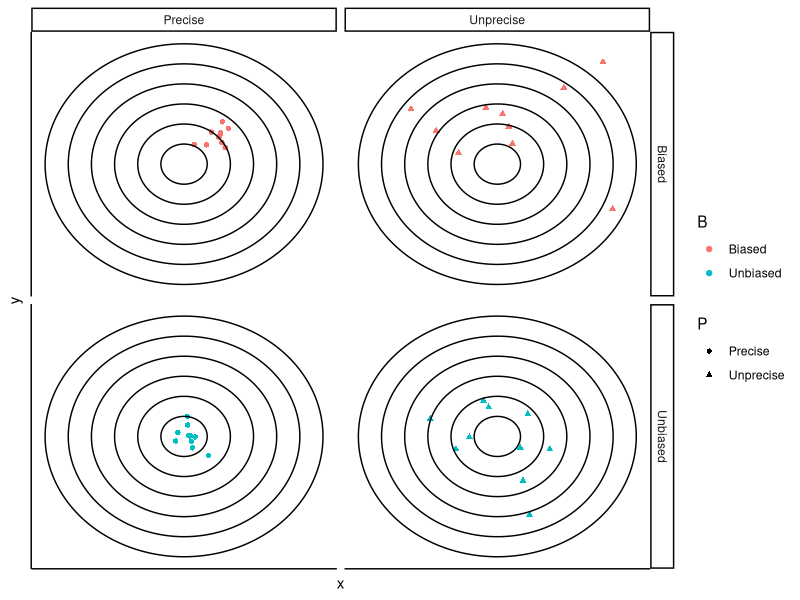
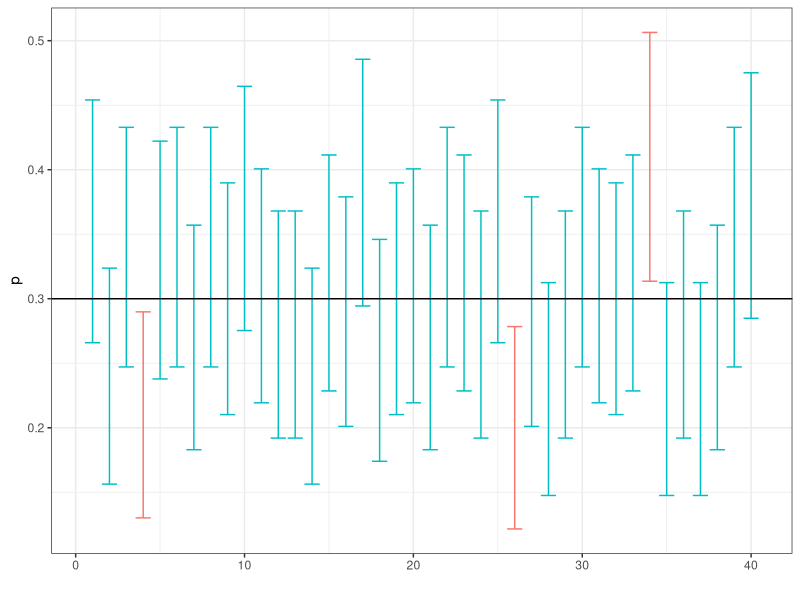
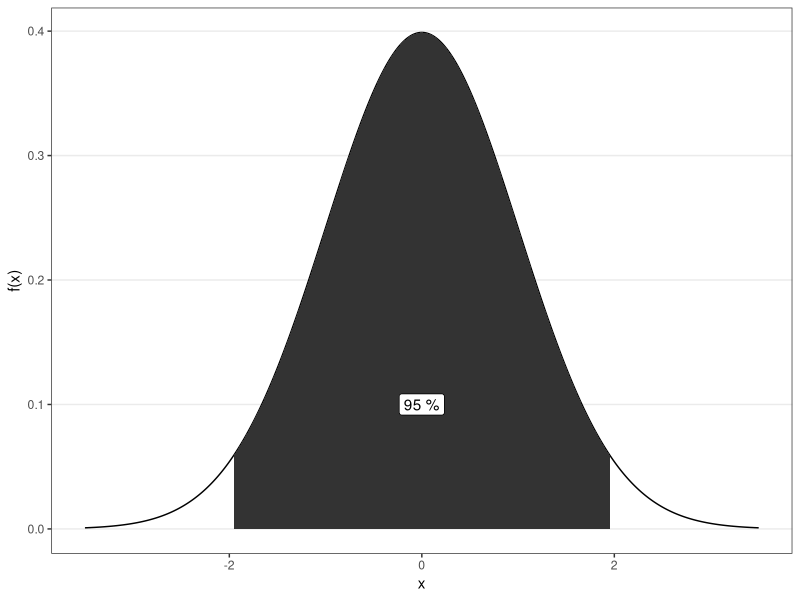

Generate these figures, in order, with R: (Note: this script raises an error after producing the figures.)
## ---- chunk 1
library(tidyverse)
library(kableExtra)
library(ggforce)
## ---- chunk 2
#| label: bioasprecision
#| fig-cap: "Bias and precision."
bias <- c(Biased=1.5, Unbiased=0)
precision= c(Precise=0.5, Unprecise=2)
df <- data.frame(B=rep(names(bias), each=2), P=rep(names(precision),2)) |> mutate(m=bias[B], s=precision[P]) |> group_by(B, P) |> summarize(x=rnorm(10, mean=m, sd=s), y=rnorm(10, mean=m, sd=s)) 

ggplot() + geom_point(data=df, aes(x=x, y=y, color=B, shape=P)) + facet_grid(B~P) + geom_circle(data=data.frame(x0=0, y0=0,r=1:6), aes(x0=x0,y0=y0,r=r)) + theme_classic() + theme(panel.grid=element_blank(), axis.ticks  = element_blank(), axis.text=element_blank())
## ---- chunk 3
set.seed(13)
p <- replicate(100, mean(sample(0:1, 100, p=c(.7,.3), replace=TRUE)))
ggplot(data.frame(x=1:40, p=p[61:100]) %>% mutate(ymin=p-1.96*sqrt((p*(1-p))/100), ymax=p+1.96*sqrt((p*(1-p))/100)), aes(x=x, ymin=ymin, ymax=ymax, color=0.3>ymin & 0.3<ymax)) + geom_errorbar() + geom_hline(yintercept=0.3) + xlab("") + ylab("p") + theme_bw() + theme(legend.position="none")
## ---- chunk 4
w<-seq(-3.5,3.5,.01)
df.nwt <- data.frame(w=w, f=dnorm(w))
plot(ggplot(df.nwt, aes(x=w, y=f)) + geom_line() + theme_bw() + xlab("x") + ylab("f(x)") + geom_area(data=df.nwt %>% filter(abs(w)<qnorm(0.975))) + annotate("label",label=sprintf("95 %%"), x=0, y=0.1, hjust=0.5) + theme(panel.grid.minor = element_blank(), panel.grid.major.x = element_blank()))
## ---- chunk 5
knitr::include_graphics("figures/pollenurn42.png")
## ---- chunk 6
## the sample consists of 50 non-allergic (0) and 42 allergic (1).
x <- rep(0:1, c(58, 42))
## ---- chunk 7
pboot <- replicate(1000, mean(sample(x, replace=TRUE)))
## ---- chunk 8
ggplot(data.frame(x=pboot), aes(x=x)) + geom_histogram(color="white", binwidth=0.02) + theme_bw() + xlab("p")
## ---- chunk 9
ciboot <- quantile(pboot, c(0.025, 0.975))
## ---- chunk 10
ggplot(data.frame(x=pboot), aes(x=x, fill=x>ciboot[1] & x<ciboot[2])) + geom_histogram(color="white", binwidth=0.02) + theme_bw() + theme(legend.position="none") + xlab("p") + geom_line(data=data.frame(x=ciboot, y=50), aes(x=x, y=y), arrow=arrow(ends="both")) + annotate("label", x=mean(ciboot), y=50, label="95%")
## ---- chunk 11
## 95% confidence interval, alpha=0.05
qnorm(1-0.05/2)
## 90% confidence interval, alpha=0.10
qnorm(1-0.10/2)
## 99% confidence interval, alpha=0.01
qnorm(1-0.01/2)
## ---- chunk 12
set.seed(13)
p <- replicate(100, mean(sample(0:1, 100, p=c(.7,.3), replace=TRUE)))
ggplot(data.frame(x=1:40, p=p[61:100]) %>% mutate(ymin=p-1.96*sqrt((p*(1-p))/100), ymax=p+1.96*sqrt((p*(1-p))/100)), aes(x=x, ymin=ymin, ymax=ymax, color=0.3>ymin & 0.3<ymax)) + geom_errorbar() + geom_hline(yintercept=0.3) + xlab("") + ylab("p") + theme_bw() + theme(legend.position="none")
## ---- chunk 13
n=5
alpha = 0.05
## t value
qt(1-alpha/2, df=n-1)
